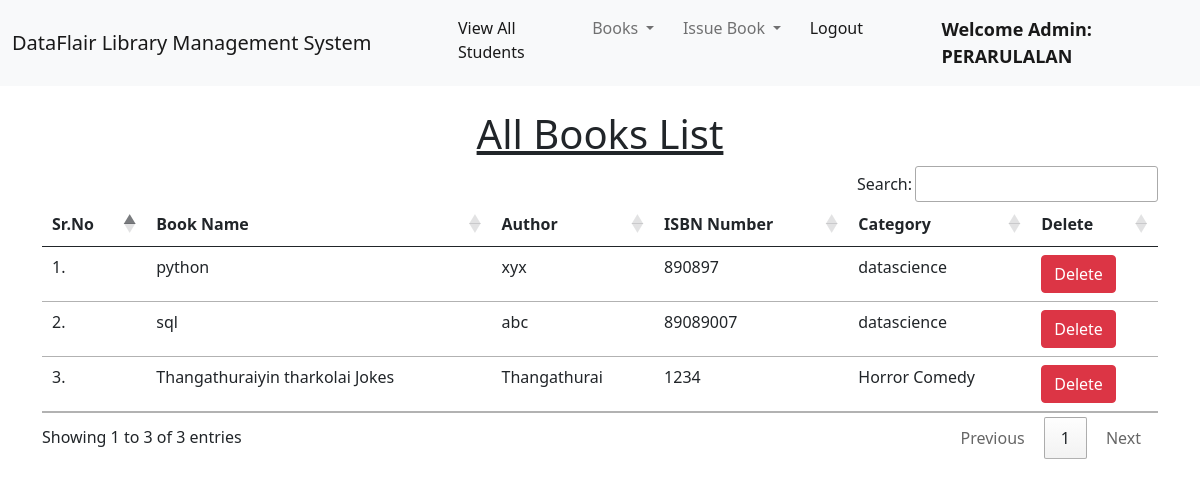
Page /view_books/ (signed in) on the committed database.
### library/models.py (models this page shows, shortened)
class Book(models.Model):
    name = models.CharField(max_length=200)
    author = models.CharField(max_length=200)
    isbn = models.PositiveIntegerField()
    category = models.CharField(max_length=50)

### library/views.py (the view)
# urls.py: path("view_books/", views.view_books, name="view_books"),
@login_required(login_url = '/admin_login')
def view_books(request):
    books = Book.objects.all()
    return render(request, "view_books.html", {'books':books})

### library/templates/view_books.html (shortened to what this page needs)
{% extends 'admin_navbar.html' %}
{% load static %}
{% block body %}
<div class="container mt-4">
    <h1 class="text-center"><u>All Books List</u></h1>
    <table class="table table-hover" id="example">
        <thead>
            <tr>
                <th>Sr.No</th>
                <th>Book Name</th>
                <th>Author</th>
                <th>ISBN Number</th>
                <th>Category</th>
                <th>Delete</th>
            </tr>
        </thead>
        <tbody>
            {% for book in books %}
            <tr>
                <td>{{forloop.counter}}.</td>
                <td>{{book.name}}</td>
                <td>{{book.author}}</td>
                <td>{{book.isbn}}</td>
                <td>{{book.category}}</td>
                <td><a href="/delete_book/{{book.id}}/" class="btn btn-danger" onclick="return confirm('Are you sure you want to delete this book?')">Delete</a></td>
            </tr>
            {% endfor %}
        </tbody>
    </table>
    </div>
{% endblock %}

### library/templates/admin_navbar.html (shortened to what this page needs)
<!doctype html>
<html lang="en">
  <head>
    <link href="https://cdn.jsdelivr.net/npm/bootstrap@5.1.0/dist/css/bootstrap.min.css" rel="stylesheet">
    <link rel="stylesheet" href="https://cdn.datatables.net/1.10.25/css/jquery.dataTables.min.css">
    <link rel="stylesheet" href="https://cdn.datatables.net/buttons/1.7.1/css/buttons.dataTables.min.css">
  </head>
  <body>
    <nav class="navbar navbar-expand-lg navbar-light bg-light">
        <div class="container-fluid">
          <a class="navbar-brand" href="#">DataFlair Library Management System</a>
          <div class="collapse navbar-collapse" id="navbarSupportedContent">
            <ul class="navbar-nav me-auto mb-2 mb-lg-0">
              <li class="nav-item">
                <a class="nav-link active" aria-current="page" href="/view_students/">View All Students</a>
              </li>
              <li class="nav-item dropdown">
                <a class="nav-link dropdown-toggle" href="#" id="navbarDropdown" role="button" data-bs-toggle="dropdown" aria-expanded="false">
                  Books
                </a>
              </li>
              <li class="nav-item dropdown">
                <a class="nav-link dropdown-toggle" href="#" id="navbarDropdown" role="button" data-bs-toggle="dropdown" aria-expanded="false">
                  Issue Book
                </a>
              </li>
              <li class="nav-item">
                <a class="nav-link active" aria-current="page" href="/logout/">Logout</a>
              </li>
              <li class="nav-item">
                <a style="font-weight:600; font-family:'Segoe UI', Tahoma, Geneva, Verdana, sans-serif; font-size: large;" class="nav-link active" href="#">Welcome Admin: {{request.user}}</a>
              </li>
            </ul>
          </div>
        </div>
      </nav>
      {% block body %}
      {% endblock %}
  </body>
</html>

### rows in the picture
Book: name "python", author "xyx", isbn "890897", category "datascience"
Book: name "sql", author "abc", isbn "89089007", category "datascience"
Book: name "Thangathuraiyin tharkolai Jokes", author "Thangathurai", isbn "1234", category "Horror Comedy"

### other values in the picture
{{ request.user }} "PERARULALAN"
